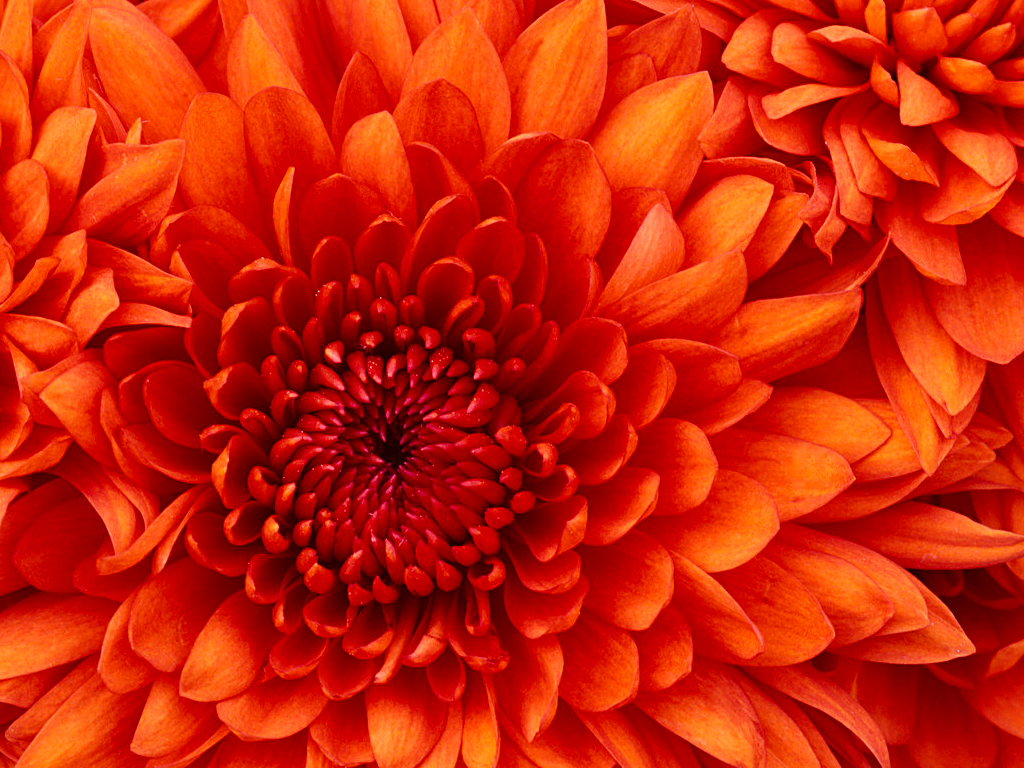
%> input picture 6th_sem/souptik_codes/matlabprograms/day 4/C.jpg, 1024 x 768 px
$ octave reflectxy.m   (GNU Octave 9; MATLAB toolbox functions it lacks are replaced by stand-ins)
%> lines starting %> are read from the running program, lines starting %| are printed output that depends on the picture
clc;
clear all;
close all;
file1=input('\n enter input image file name','s');
%> the answer given: C.jpg
file2=input('\n enter output image file name','s');
%> the answer given: out.png

x=imread(file1);
%> x is the input picture: size 768x1024x3 uint8; mean R, G, B 203.1, 35.5, 9.2
[r,c,d]=size(x);
%> r = 768; c = 1024; d = 3
y=x;
y(1:r,c+1:2*c,1:d)=x(1:r,c:-1:1,1:d);
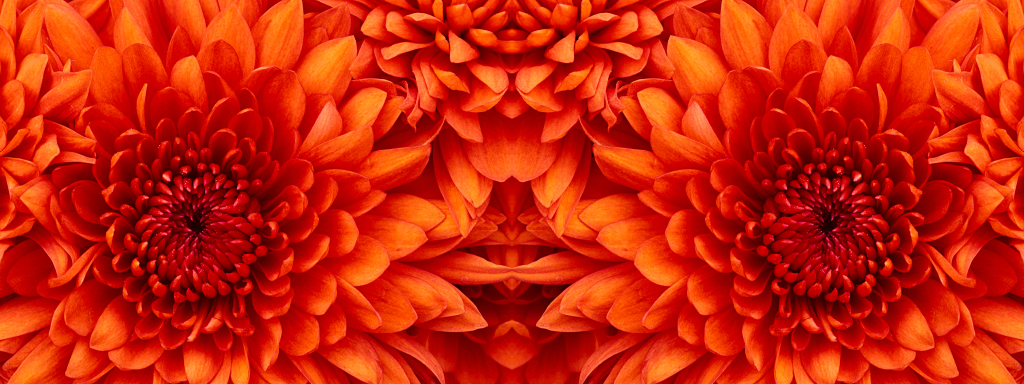
%> y: size 768x2048x3 uint8 (shown at 1/2 size); mean R, G, B 203.1, 35.5, 9.2
z=y;
[r1,c1,d1]=size(y);
%> r1 = 768; c1 = 2048; d1 = 3
z(r1+1:2*r1,1:c1,1:d1)=y(r1:-1:1,1:c1,1:d1);
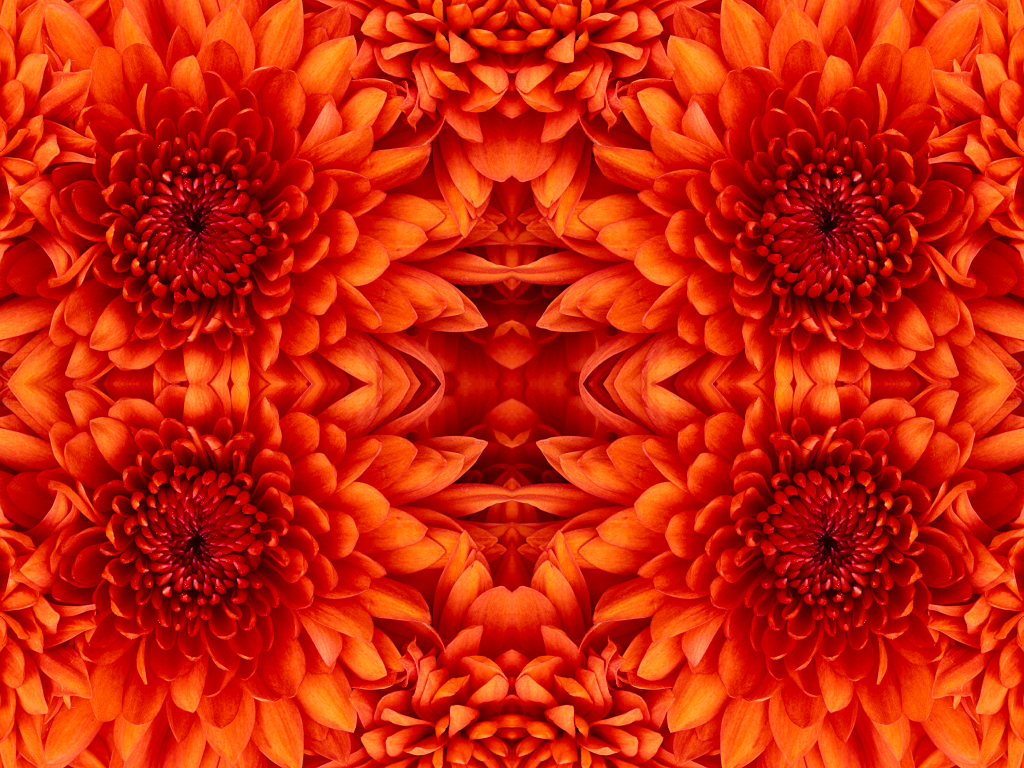
%> z: size 1536x2048x3 uint8 (shown at 1/2 size); mean R, G, B 203.1, 35.5, 9.2
imwrite(z,file2);
imshow(z);

$ run again, on 6th_sem/souptik_codes/matlabprograms/day 4/C2.jpg
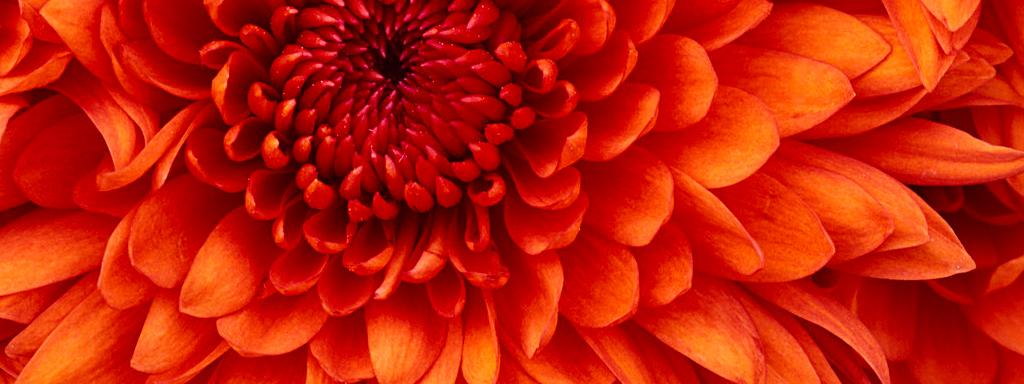
%> input picture 6th_sem/souptik_codes/matlabprograms/day 4/C2.jpg, 1024 x 384 px
%> x is the input picture: size 384x1024x3 uint8; mean R, G, B 193.1, 29.7, 9.3
%> `y(1:r,c+1:2*c,1:d)=x(1:r,c:-1:1,1:d);`:
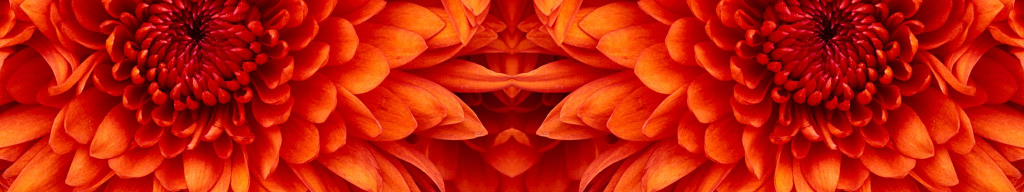
%> y: size 384x2048x3 uint8 (shown at 1/2 size); mean R, G, B 193.1, 29.7, 9.3
%> `z(r1+1:2*r1,1:c1,1:d1)=y(r1:-1:1,1:c1,1:d1);`:
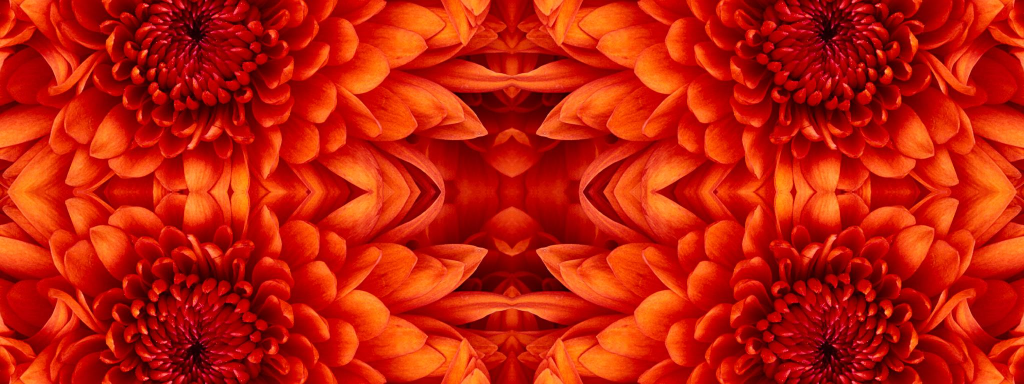
%> z: size 768x2048x3 uint8 (shown at 1/2 size); mean R, G, B 193.1, 29.7, 9.3

$ run again, on 6th_sem/souptik_codes/matlabprograms/day 4/CC.jpg
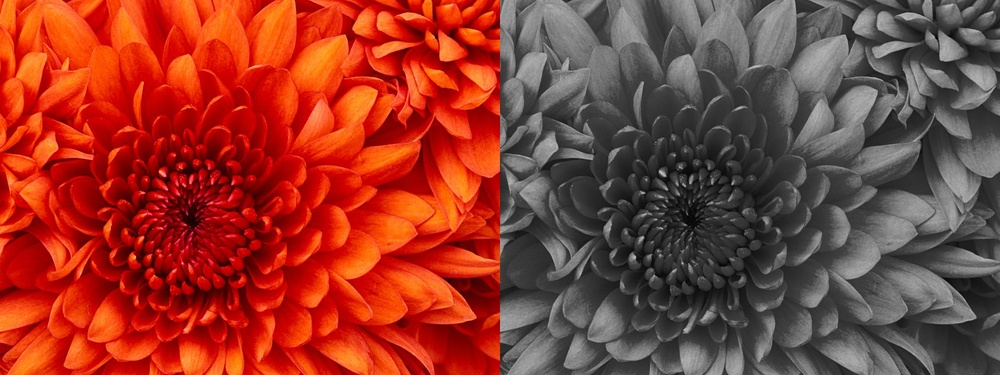
%> input picture 6th_sem/souptik_codes/matlabprograms/day 4/CC.jpg, 1000 x 375 px, shrunk from 2048 x 768 before the run
%> x is the input picture: size 375x1000x3 uint8; mean R, G, B 142.4, 59.5, 46.9
%> `y(1:r,c+1:2*c,1:d)=x(1:r,c:-1:1,1:d);`:
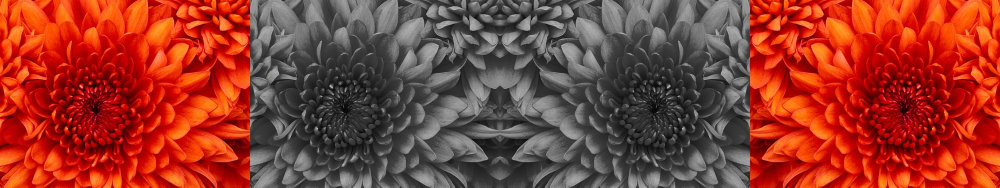
%> y: size 375x2000x3 uint8 (shown at 1/2 size); mean R, G, B 142.4, 59.5, 46.9
%> `z(r1+1:2*r1,1:c1,1:d1)=y(r1:-1:1,1:c1,1:d1);`:
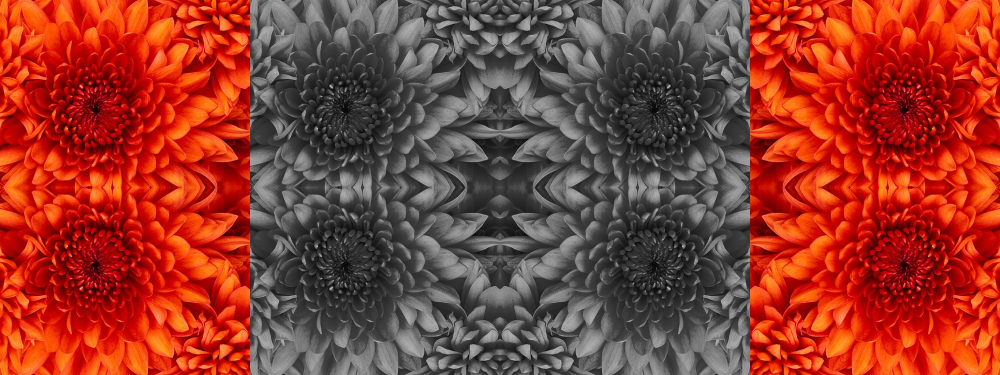
%> z: size 750x2000x3 uint8 (shown at 1/2 size); mean R, G, B 142.4, 59.5, 46.9

$ run again, on 6th_sem/souptik_codes/matlabprograms/day 4/R1.jpg
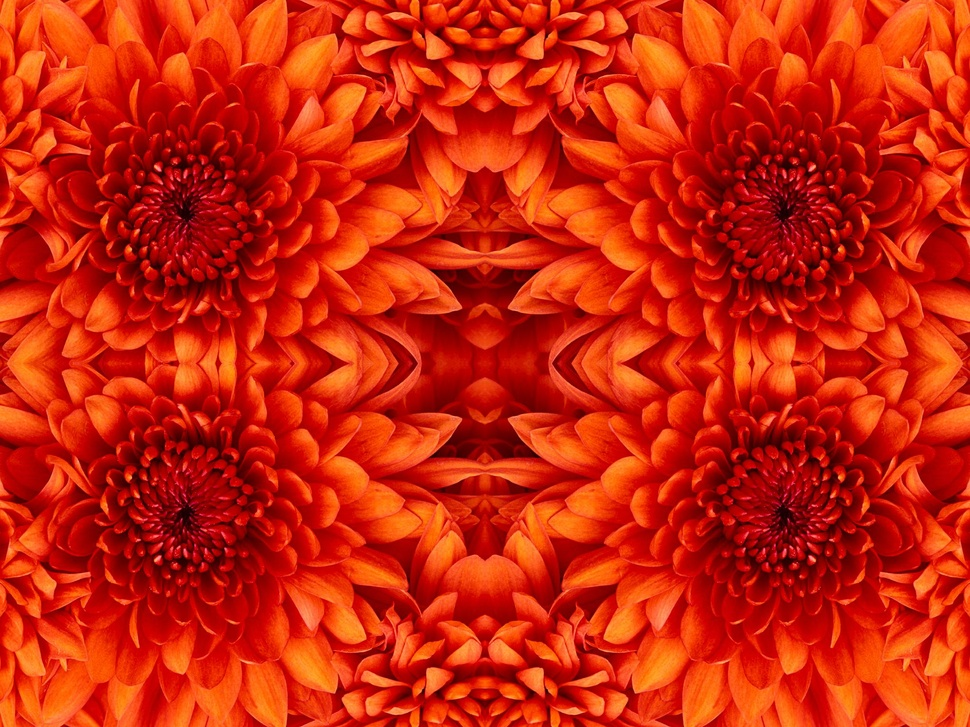
%> input picture 6th_sem/souptik_codes/matlabprograms/day 4/R1.jpg, 970 x 727 px, shrunk from 2048 x 1536 before the run
%> x is the input picture: size 727x970x3 uint8; mean R, G, B 202.3, 36.4, 11.3
%> `y(1:r,c+1:2*c,1:d)=x(1:r,c:-1:1,1:d);`:
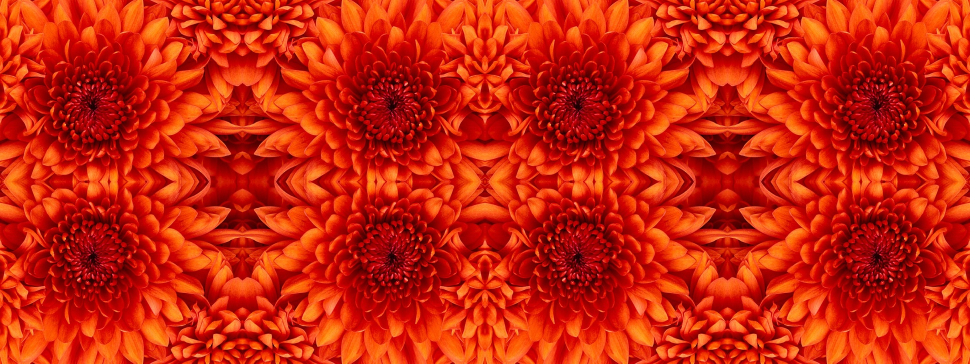
%> y: size 727x1940x3 uint8 (shown at 1/2 size); mean R, G, B 202.3, 36.4, 11.3
%> `z(r1+1:2*r1,1:c1,1:d1)=y(r1:-1:1,1:c1,1:d1);`:
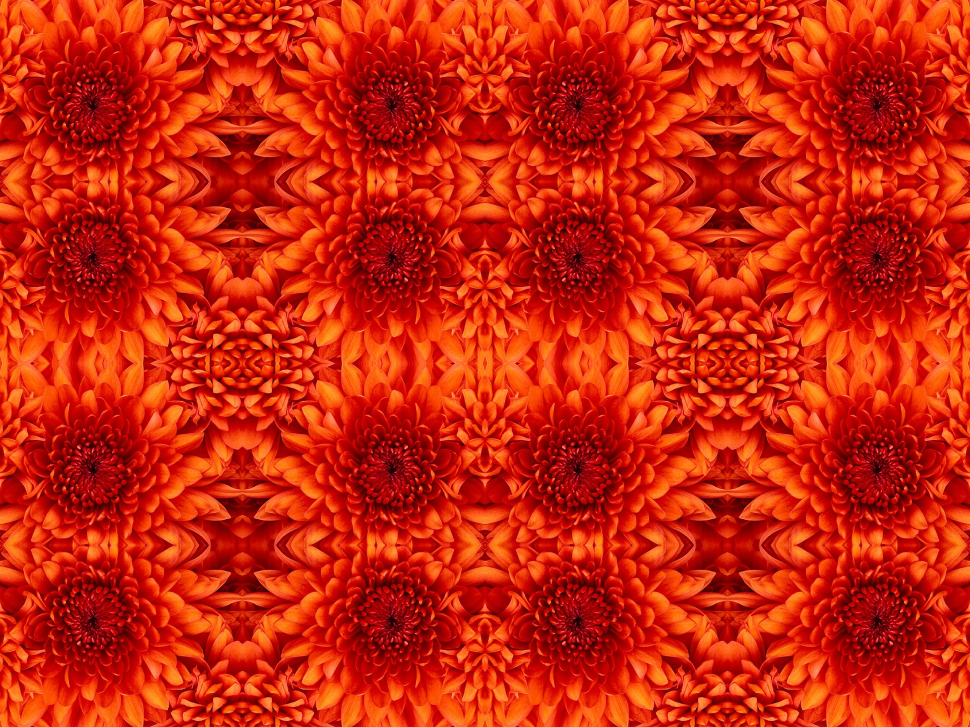
%> z: size 1454x1940x3 uint8 (shown at 1/2 size); mean R, G, B 202.3, 36.4, 11.3
